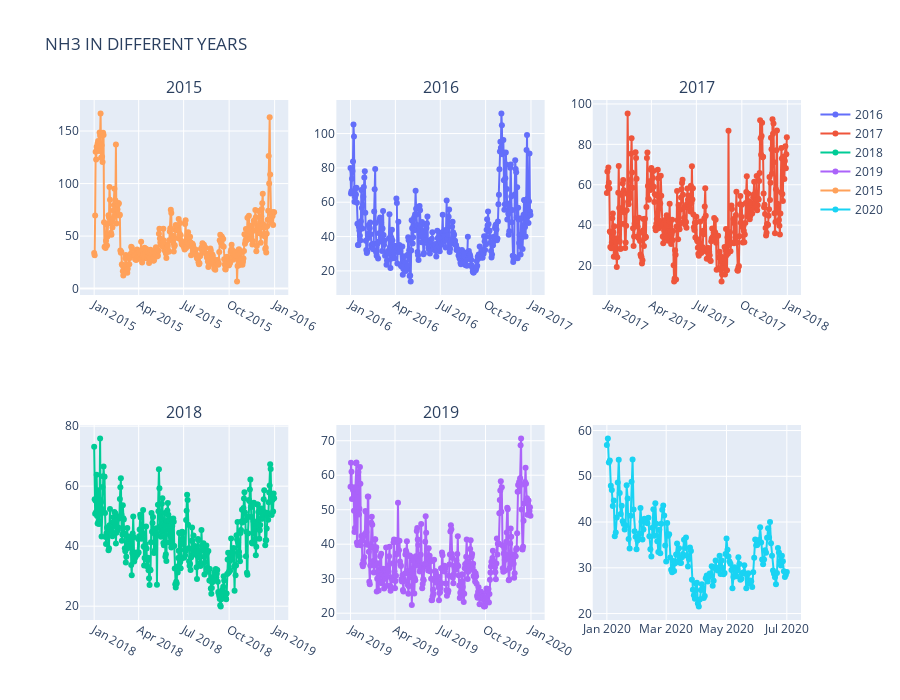

Here is the notebook cell this chart was saved with:
### Code cell
from plotly.subplots import make_subplots
fig = make_subplots(rows=2, cols=3,subplot_titles=("2015","2016", "2017", "2018","2019"))
fig.add_trace(
    go.Scatter(
    name ="2016",
    mode = "lines+markers",
    y = aqi_level_16.iloc[:,2],
    x = aqi_level_16.iloc[:,1]),
    row = 1 ,col =2)


fig.add_trace(go.Scatter(
    name ="2017",
    mode = "lines+markers",
    y = aqi_level_17.iloc[:,2],
    x = aqi_level_17.iloc[:,1]),
    row=1, col=3
)

    
    


fig.add_trace(go.Scatter(
    name ="2018",
    mode = "lines+markers",
    y = aqi_level_18.iloc[:,2],
    x = aqi_level_18.iloc[:,1]),
    row=2, col=1
)

fig.add_trace(go.Scatter(
    name ="2019",
    mode = "lines+markers",
    y = aqi_level_19.iloc[:,2],
    x = aqi_level_19.iloc[:,1]),
    row=2, col=2
)

fig.add_trace(go.Scatter(
    name ="2015",
    mode = "lines+markers",
    y = aqi_level_15.iloc[:,2],
    x = aqi_level_15.iloc[:,1]),
    row=1, col=1
)
fig.add_trace(go.Scatter(name="2020",
                         mode = "lines+markers", 
                         y = aqi_level_20.iloc[:,2],
                         x = aqi_level_20.iloc[:,1]),
                         row = 2,col = 3)
fig.update_layout(title_text="NH3 IN DIFFERENT YEARS", height=700)
fig.show()

### Figure 1 — Plotly figure (JSON) as saved in the notebook; plotly's stock layout.template omitted (floating-point values rounded to 4 significant figures; data arrays with more than 128 entries replaced by an {"elided": "..."} marker saying what was removed)
{"data": [{"mode": "lines+markers", "name": "2016", "type": "scatter", "x": {"elided": "366 str values"}, "xaxis": "x2", "y": {"elided": "366 float values"}, "yaxis": "y2"}, {"mode": "lines+markers", "name": "2017", "type": "scatter", "x": {"elided": "365 str values"}, "xaxis": "x3", "y": {"elided": "365 float values"}, "yaxis": "y3"}, {"mode": "lines+markers", "name": "2018", "type": "scatter", "x": {"elided": "365 str values"}, "xaxis": "x4", "y": {"elided": "365 float values"}, "yaxis": "y4"}, {"mode": "lines+markers", "name": "2019", "type": "scatter", "x": {"elided": "365 str values"}, "xaxis": "x5", "y": {"elided": "365 float values"}, "yaxis": "y5"}, {"mode": "lines+markers", "name": "2015", "type": "scatter", "x": {"elided": "365 str values"}, "xaxis": "x", "y": {"elided": "365 float values"}, "yaxis": "y"}, {"mode": "lines+markers", "name": "2020", "type": "scatter", "x": {"elided": "183 str values"}, "xaxis": "x6", "y": {"elided": "183 float values"}, "yaxis": "y6"}], "layout": {"annotations": [{"font": {"size": 16}, "showarrow": false, "text": "2015", "x": 0.1444, "xanchor": "center", "xref": "paper", "y": 1, "yanchor": "bottom", "yref": "paper"}, {"font": {"size": 16}, "showarrow": false, "text": "2016", "x": 0.5, "xanchor": "center", "xref": "paper", "y": 1, "yanchor": "bottom", "yref": "paper"}, {"font": {"size": 16}, "showarrow": false, "text": "2017", "x": 0.8556, "xanchor": "center", "xref": "paper", "y": 1, "yanchor": "bottom", "yref": "paper"}, {"font": {"size": 16}, "showarrow": false, "text": "2018", "x": 0.1444, "xanchor": "center", "xref": "paper", "y": 0.375, "yanchor": "bottom", "yref": "paper"}, {"font": {"size": 16}, "showarrow": false, "text": "2019", "x": 0.5, "xanchor": "center", "xref": "paper", "y": 0.375, "yanchor": "bottom", "yref": "paper"}], "height": 700, "title": {"text": "NH3 IN DIFFERENT YEARS"}, "xaxis": {"anchor": "y", "domain": [0, 0.2889]}, "xaxis2": {"anchor": "y2", "domain": [0.3556, 0.6444]}, "xaxis3": {"anchor": "y3", "domain": [0.7111, 1]}, "xaxis4": {"anchor": "y4", "domain": [0, 0.2889]}, "xaxis5": {"anchor": "y5", "domain": [0.3556, 0.6444]}, "xaxis6": {"anchor": "y6", "domain": [0.7111, 1]}, "yaxis": {"anchor": "x", "domain": [0.625, 1]}, "yaxis2": {"anchor": "x2", "domain": [0.625, 1]}, "yaxis3": {"anchor": "x3", "domain": [0.625, 1]}, "yaxis4": {"anchor": "x4", "domain": [0, 0.375]}, "yaxis5": {"anchor": "x5", "domain": [0, 0.375]}, "yaxis6": {"anchor": "x6", "domain": [0, 0.375]}}}
